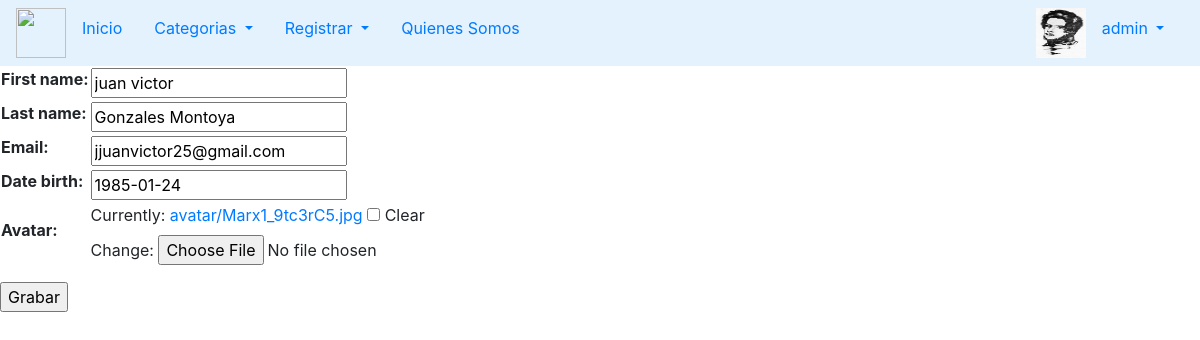
Page /Users/update_profile/ (signed in) on the committed database.
### Users/models.py (models this page shows)
class UserProfile(models.Model):
    user        = models.OneToOneField(User, on_delete = models.CASCADE, related_name='profile')
    first_name  = models.CharField(max_length=50, null=True, blank=True)
    last_name   = models.CharField(max_length=50, null=True, blank=True)
    email       = models.EmailField(null=True, blank=True)
    date_birth  = models.DateField(null=True, blank=True)
    avatar      = models.ImageField(upload_to='avatar', null=True, blank=True)

### Users/views.py (the view, shortened to what this page needs)
# urls.py: path("update_profile/",update_profile),
def update_profile(request):
    categories_all = categories.objects.filter(active = True)
    user = request.user
    if request.method =='GET':
        context = {
            'categories': categories_all,
            'form' : UserProfileForm(
                        initial={
                            'first_name': user.profile.first_name,
                            'last_name' : user.profile.last_name,
                            'email'     : user.profile.email,
                            'date_birth': user.profile.date_birth,
                            'avatar'    : user.profile.avatar
                        }
                    )
        }
        return render(request,'Users/update_profile.html',context=context)

### Users/forms.py
class UserProfileForm(forms.ModelForm):
    class Meta:
        model = UserProfile
        fields = ['first_name','last_name','email','date_birth','avatar']

### Templates/Users/update_profile.html (shortened to what this page needs)
{% extends 'menu.html' %}
{% block content %}
    {% if form %}
        <form action="" method="POST" enctype="multipart/form-data">
            <table>
                {{form.as_table}}
            </table>
            <input type="submit" value="Grabar">
        </form>
    {% endif %}
{% endblock %}

### Templates/menu.html (shortened to what this page needs)
<!DOCTYPE html>
<html lang="en">
<head>
    <link rel="stylesheet" href="https://cdn.jsdelivr.net/npm/bootstrap@4.6.2/dist/css/bootstrap.min.css">
</head>
<body>
    <nav class="navbar navbar-light" style="background-color: #e3f2fd;">
        <ul class="nav">
            <img src="https://www.jimdo.com/static/ab2ee7b411a610479211ac292fd89ef4/5ce94/Logo_LogoExample_Header_4_ES.png" width="50" height="50" alt="">
            <li class="nav-item">
                <a class="nav-link active" href="/">Inicio</a>
            </li>
            <div class="btn-group">
                <a class="nav-link dropdown-toggle" href="#" role="button" data-toggle="dropdown" aria-expanded="false">
                  Categorias
                </a>
            </div>
            {% if request.user.is_authenticated %}
                {% if request.user.is_superuser %}
                    <div class="btn-group">
                        <a class="nav-link dropdown-toggle" href="#" role="button" data-toggle="dropdown" aria-expanded="false">
                            Registrar
                        </a>
                    </div>
                {% endif %}
            {% endif %}
            <li class="nav-item">
                <a class="nav-link" href="#">Quienes Somos</a>
            </li>
            <div class="btn-group"  style="margin-left: 500px">
                {% if request.user.is_authenticated %}
                    {% if request.user.profile.avatar.url != '' %}
                        <img src="{{request.user.profile.avatar.url}}" width="50px" height="50px" >
                    {% endif %}
                    <a class="nav-link dropdown-toggle" href="#" role="button" data-toggle="dropdown" aria-expanded="false">
                        {{request.user}}
                    </a>
                {% else %}
                    <a class="nav-link dropdown-toggle" href="#" role="button" data-toggle="dropdown" aria-expanded="false">
                        USUARIO
                    </a>
                {% endif %}
            </div>
        </ul>
    </nav>
    {% block content %}{% endblock %}
</body>
</html>

### rows in the picture
UserProfile: first_name "juan victor", last_name "Gonzales Montoya", email "jjuanvictor25@gmail.com", date_birth "1985-01-24"

### other values in the picture
{{ request.user }} "admin"
